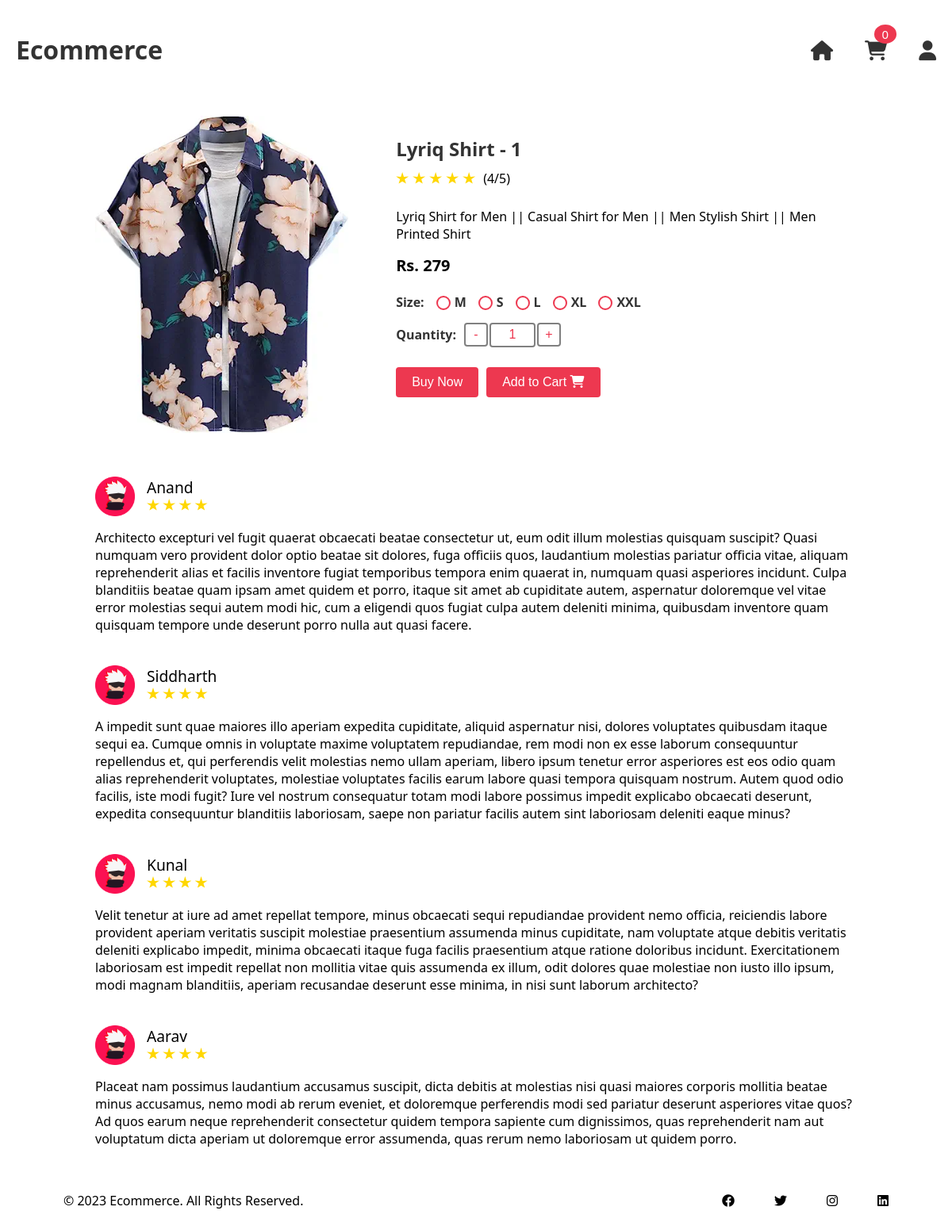
Screenshot of /pdt/lyriq-shirt-1/ (signed in) with the database file from the repository.
### products/models.py (models this page shows, shortened)
class product(BaseModel):
    product_name = models.CharField(max_length=100)
    slug = models.SlugField(unique=True, null=True, blank=True)
    category = models.ForeignKey(
        category, on_delete=models.CASCADE, related_name="products")
    price = models.IntegerField()
    product_description = models.TextField()
    color_variant = models.ManyToManyField(ColorVariant, blank = True)
    size_variant = models.ManyToManyField(SizeVariant, blank = True)

class productImage(BaseModel):
    product = models.ForeignKey(
        product, on_delete=models.CASCADE, related_name="product_images")
    image = models.ImageField(upload_to="product")

class SizeVariant(BaseModel):
    size_name = models.CharField(max_length=20)
    price = models.IntegerField(default=0)

### products/views.py (the view)
# urls.py: path('<slug>/', product_details, name="product_details"),
def product_details(request , slug):
    try:
        product_obj = product.objects.get(slug = slug)
        context={'product': product_obj}
        if request.GET.get('size'):
            size = request.GET.get('size')
            price = product_obj.get_product_price_by_size(size)
            context['selected_size'] = size
            context['updated_price'] = price
            print(price)
        return render(request, 'products/product.html', context=context)
    except Exception as e:
        print(e)

### accounts/context_processors.py (called while the page is built)
def cart_count(request):
    cart_count = 0
    if request.user.is_authenticated:
        profile = Profile.objects.filter(user=request.user).first()
        if profile:
            cart_count = profile.get_cart_count()
    return {'cart_count': cart_count}

### accounts/models.py (called while the page is built)
    def get_cart_count(self):
        try:
            temp = CartItems.objects.filter(cart__is_paid=False, cart__user=self.user).count()
            return temp
        except Exception as e:
            print("Exception:", e)  # Add this line for debugging
            return 0

### templates/products/product.html (shortened to what this page needs)
{% extends 'base/base.html' %}
{% block start %}
{% load static %}
<div class="container">
  <div class="product">
    <div class="product-image">
      <img src="../../media/{{product.product_images.first.image}}" alt="Product Image">
    </div>
    <div class="product-info">
      <h1 class="product-title">{{product.product_name}}</h1>
      <div class="product-rating">
        <span class="star" data-rating="1"></span>
        <span class="star" data-rating="2"></span>
        <span class="star" data-rating="3"></span>
        <span class="star" data-rating="4"></span>
        <span class="star" data-rating="5"></span>
        <span class="rating-value">(4/5)</span>
      </div>
      <p class="product-description">{{product.product_description}}</p>
      <p class="product-price">Rs.
        {% if updated_price %}
        {{updated_price}}
        {% else %}
        {{product.price}}
        {% endif %}</p><br>
      <form>
        {% if product.size_variant.count %}
      <div class="product-options">
        <label for="size">Size:</label>
        {% for size in product.size_variant.all %}
        <input type="radio" onchange = "get_price('{{size.size_name}}')"name="size" {% if selected_size == size.size_name %} checked {% endif %}>
        <label for="{{size.size_name}}">{{size.size_name}}</label>
        {% endfor %}
      </div>
        {% endif %}
      <div class="product-quantity">
        <label class="quantity-label" for="quantity">Quantity:</label>
        <div class="quantity-controls">
          <button type="button" class="decrease-quantity">-</button>
          <input type="number" name="quantity" value="1" min="1" max="10">
          <button type="button" class="increase-quantity">+</button>
        </div>
      </div>
    </form>
      <div class="product-buttons">
        <a><button class="buy-now">Buy Now</button></a>
        <a href = "{% url 'add_to_cart' product.uid %}?variant={{selected_size}}"><button class="add-to-cart">Add to Cart <i class="fa-solid fa-cart-shopping"></i></button></a>
      </div>
    </div>
    </div>
  </div>
<div class = "review">
  <section class = "user-info">
    <img src = "{% static 'images/logo.jpg' %}">
    <section class = "user-info1">
      <p>Anand</p>
      <span class="star" data-rating="1"></span>
      <span class="star" data-rating="2"></span>
      <span class="star" data-rating="3"></span>
      <span class="star" data-rating="4"></span>
    </section>
  </section>
  <p>{% lorem 1 b random %}</p>
</div>
<div class = "review">
  <section class = "user-info">
    <img src = "{% static 'images/logo.jpg' %}">
    <section class = "user-info1">
      <p>Siddharth</p>
      <span class="star" data-rating="1"></span>
      <span class="star" data-rating="2"></span>
      <span class="star" data-rating="3"></span>
      <span class="star" data-rating="4"></span>
    </section>
  </section>
  <p>{% lorem 1 b random %}</p>
</div>
<div class = "review">
  <section class = "user-info">
    <img src = "{% static 'images/logo.jpg' %}">
    <section class = "user-info1">
      <p>Kunal</p>
      <span class="star" data-rating="1"></span>
      <span class="star" data-rating="2"></span>
      <span class="star" data-rating="3"></span>
      <span class="star" data-rating="4"></span>
    </section>
  </section>
  <p>{% lorem 1 b random %}</p>
</div>
<div class = "review">
  <section class = "user-info">
    <img src = "{% static 'images/logo.jpg' %}">
    <section class = "user-info1">
      <p>Aarav</p>
      <span class="star" data-rating="1"></span>
      <span class="star" data-rating="2"></span>
      <span class="star" data-rating="3"></span>
      <span class="star" data-rating="4"></span>
    </section>
  </section>
  <p>{% lorem 1 b random %}</p>
</div>
{% endblock %}

### static/css/style.css (style rules this page uses)
body { font-family: 'Segoe UI', sans-serif; margin: 0; padding: 0; }
h1, h2, h4, h5, h6 { font-weight: bold; color: #333; }
a { text-decoration: none; color: #333; transition: all 0.3s ease-in-out; font-weight: 500; }

### static/css/product.css (style rules this page uses)
body, html { margin: 0; padding: 0; }
.container { max-width: 80%; margin: 0 auto; padding: 20px; display: flex; justify-content: center; align-items: center; margin-bottom: 30px; }
.product { display: flex; align-items: center; gap: 20px; }
.product-image img { max-width: 400px; height: 400px; border-radius: 8px; margin-right: 20px; }
.product-info { flex: 1; display: flex; flex-direction: column; justify-content: space-around; margin-left: 20px; }
.product-info > * { margin-bottom: 25px; }
.product-title { font-size: 24px; margin: 0 0 10px; }
.product-rating { display: flex; align-items: center; margin-bottom: 10px; }
.star { display: inline-block; width: 16px; height: 16px; background-color: #ffd700; margin-right: 5px; clip-path: polygon(50% 0%, 61.8% 38.2%, 100% 35.4%, 68.2% 57.3%, 79.1% 91.6%, 50% 73.8%, 20.9% 91.6%, 31.8% 57.3%, 0% 35.4%, 38.2% 38.2%); }
.rating-value { margin-left: 5px; }
.product-description { font-size: 16px; margin-bottom: 15px; }
.product-price { font-size: 20px; font-weight: bold; margin: 0; }
.product-options { margin-bottom: 15px; display: flex; align-items: center; font-weight: bold; }
label { margin-right: 10px; color: #333; }
input[type="radio"] { margin-right: 5px; appearance: none; -webkit-appearance: none; -moz-appearance: none; width: 18px; height: 18px; border-radius: 50%; border: 2px solid #ed3850; cursor: pointer; }
.product-quantity { display: flex; align-items: center; margin-top: 10px; }
.quantity-label { font-weight: bold; }
.quantity-controls { display: flex; align-items: center; }
.quantity-controls button { background-color: transparent; color: #ed3850; border: 2px solid grey; width: 30px; height: 30px; font-size: 16px; cursor: pointer; border-radius: 4px; }
.quantity-controls input { text-align: center; color: #ed3850; border: 2px solid grey; width: 50px; height: 25px; font-size: 16px; border-radius: 4px; margin-left: 2px; margin-right: 2px; }
.quantity-controls button { transition: background-color 0.3s ease, color 0.3s ease; }
.quantity-controls input[type="number"] { appearance: textfield; }
.product-buttons { display: flex; gap: 10px; }
.add-to-cart, .buy-now { background-color: #ed3850; color: white; border: none; padding: 10px 20px; font-size: 16px; cursor: pointer; border-radius: 4px; }
.add-to-cart i { color: white; }
.review { max-width: 80%; margin: 0 auto; margin-bottom: 40px; }
.user-info { display: flex; gap: 15px; }
.user-info img { width: 50px; height: 50px; }
.user-info p { margin-top: 0; margin-bottom: 0; font-size: larger; }
.user-info1 .star { margin-right: 0; }

### rows the page displays
product: product_images.first.image (picture), product_name "Lyriq Shirt - 1", product_description "Lyriq Shirt for Men || Casual Shirt for Men || Men Stylish Shirt || Men Printed Shirt", price "279"
SizeVariant: size_name "M"
SizeVariant: size_name "S"
SizeVariant: size_name "L"
SizeVariant: size_name "XL"
SizeVariant: size_name "XXL"

### other values shown
{{ cart_count }} "0"
